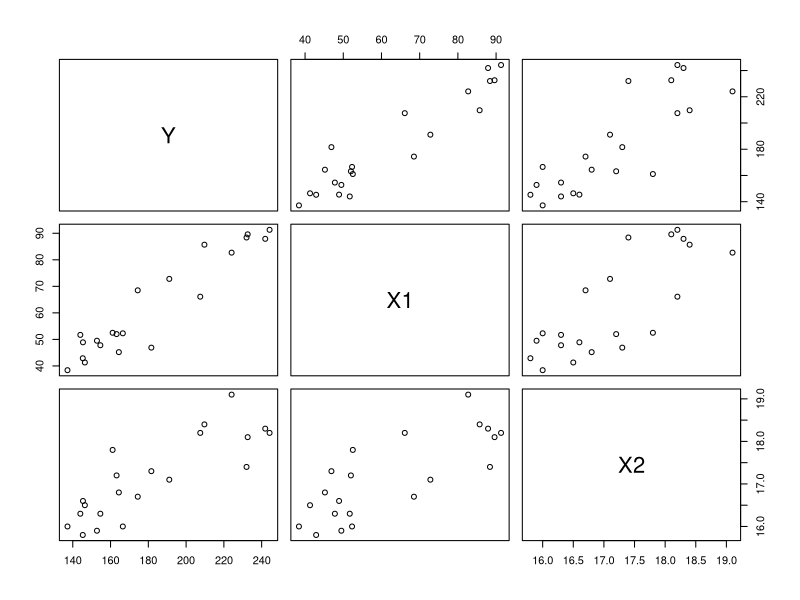
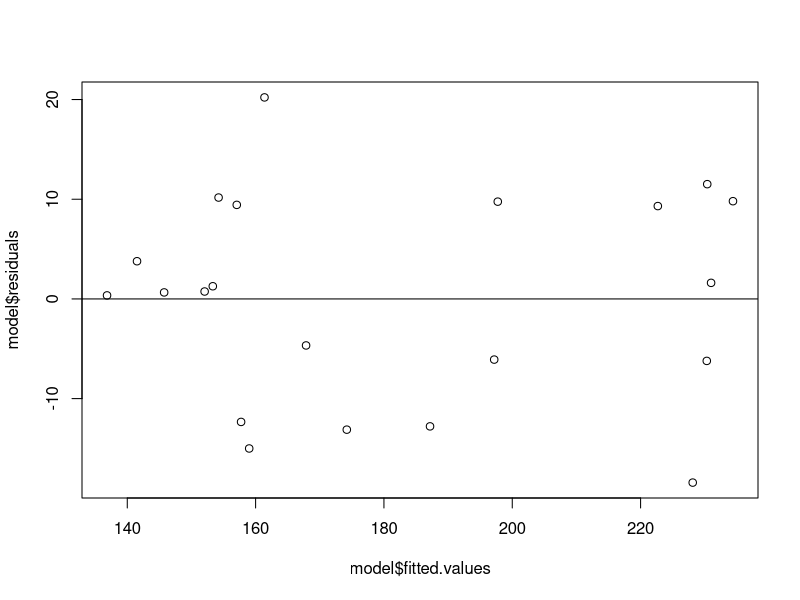
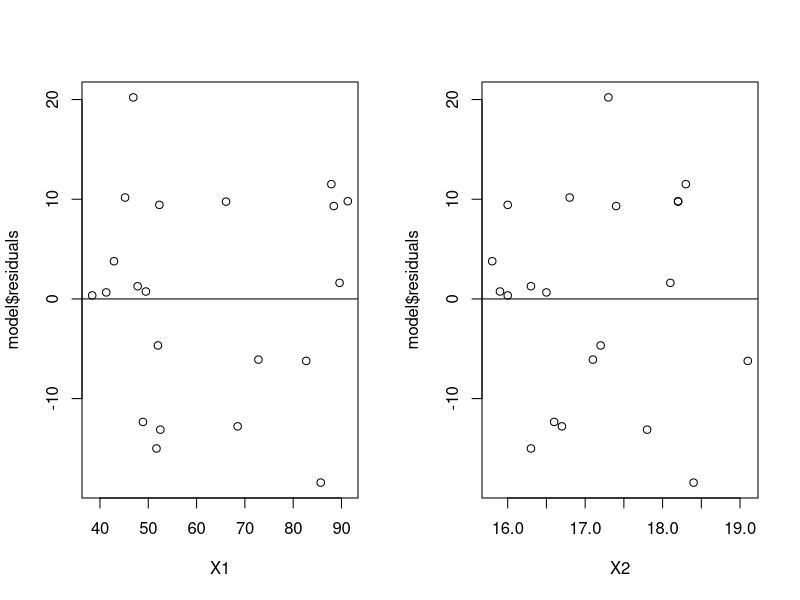
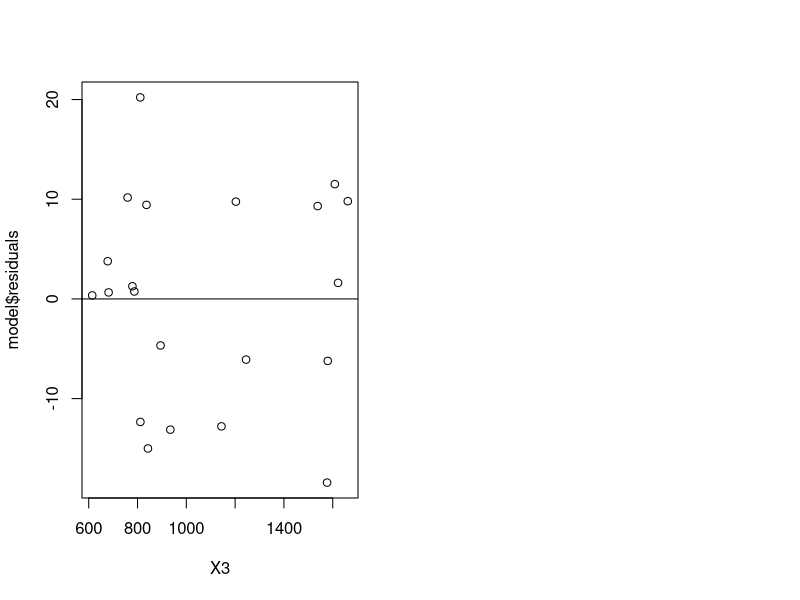

Write R code to recreate these figures, in order.
## ---- chunk 1
knitr::opts_chunk$set(echo = TRUE)
## ---- chunk 2
X2 = c(16.7,16.8,18.2,16.3,17.3,18.2,15.9,17.2,16.6,16,18.3,17.1,17.4,15.8,17.8,18.4,16.5,16.3,18.1,19.1,16)
Y = c(174.4,164.4,244.2,154.6,181.6,207.5,152.8,163.2,145.4,137.2,241.9,191.1,232,145.3,161.1,209.7,146.4,144,232.6,224.1,166.5)
X1  = c(68.5,45.2,91.3,47.8,46.9,66.1,49.5,52,48.9,38.4,87.9,72.8,88.4,42.9,52.5,85.7,41.3,51.7,89.6,82.7,52.3)


df = data.frame(Y,X1,X2)
pairs(df)  
## ---- chunk 3
cor(df)
model = lm(Y~X1+X2)
model$coefficients
summary(model)$r.squared
summary(model)$adj.r.squared
## ---- chunk 4
plot(model$fitted.values, model$residuals)
abline(h=0) 
## ---- chunk 5
par(mfrow=c(1,2))
plot(X1,model$residuals)
abline(h=0)
plot(X2,model$residuals)
abline(h=0)

## ---- chunk 6
X3 = X1*X2
plot(X3,model$residuals)
abline(h=0)

## ---- chunk 7
anova(lm(Y~1),model)
## ---- chunk 8
## confint on Beta1 and Beta2
g = length(model$coefficients)-1
alpha = 0.1
confint(model,level = 1-alpha/g)[2:3,] ##bonfernoi adjusted 
## ---- chunk 9
## point wise conf interval on mean response
Xh = c(1,65.4,17.6)
predict.lm(model,newdata  = data.frame(X1= 65.4,X2=17.6), se.fit = TRUE,interval = 'confidence')
## ---- chunk 10
## point wise prediction interval 
predict.lm(model,newdata  = data.frame(X1= 65.4,X2=17.6), se.fit = TRUE,interval = 'predict')
## ---- chunk 11
## simultaneous predictions
newdata.df = data.frame(X1=c(65.4,53.1),X2=c(17.6,17.7))
g = nrow(newdata.df)
alpha = 0.1
S = sqrt(g*qf(1-alpha,g,model$df.residual))
B = qt(1-alpha/(2*g),model$df.residual)
print(S)
print(B)
## predict.lm 
predict.lm(model,newdata = newdata.df, interval = "prediction", level = 1-(alpha/g))
